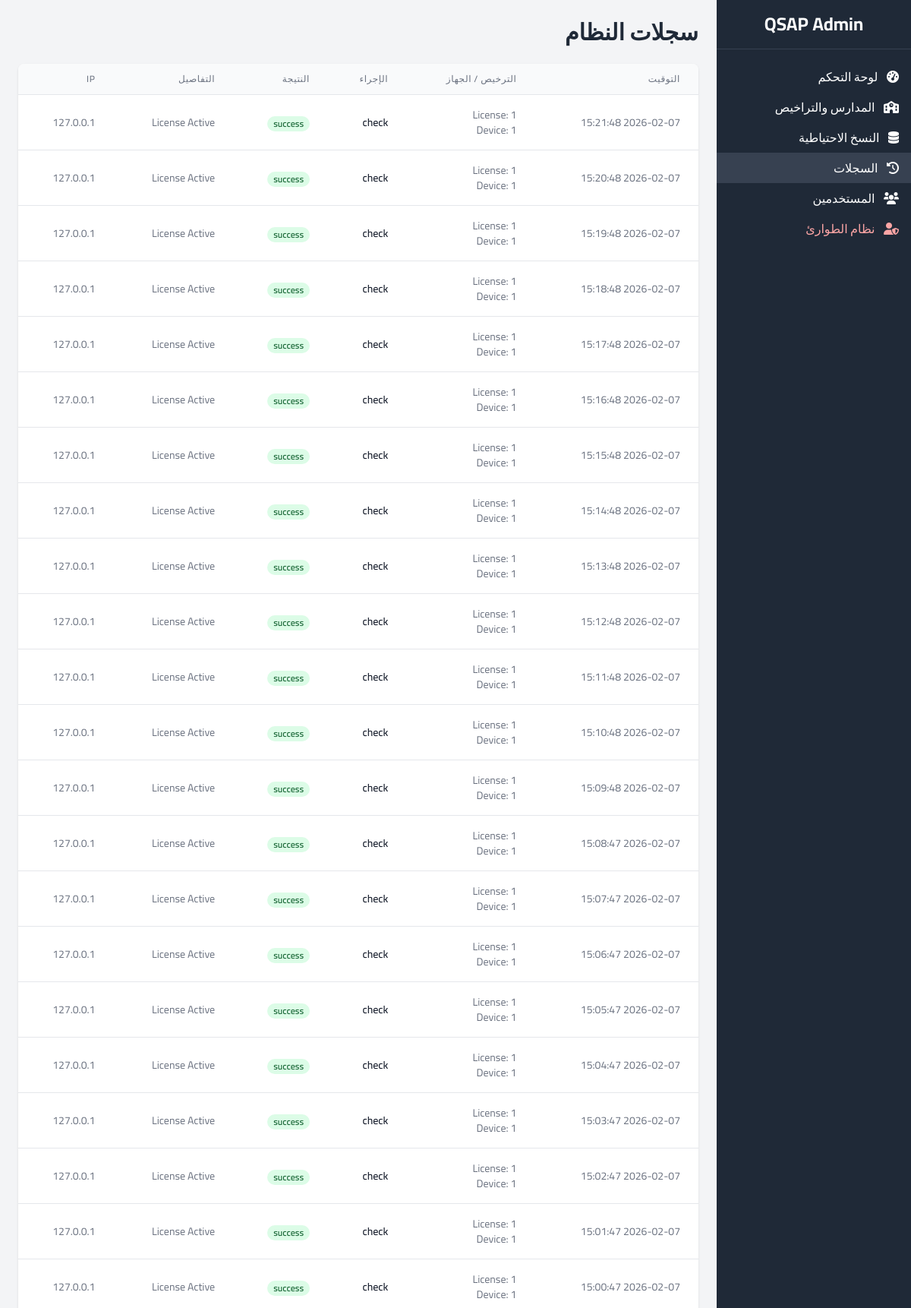
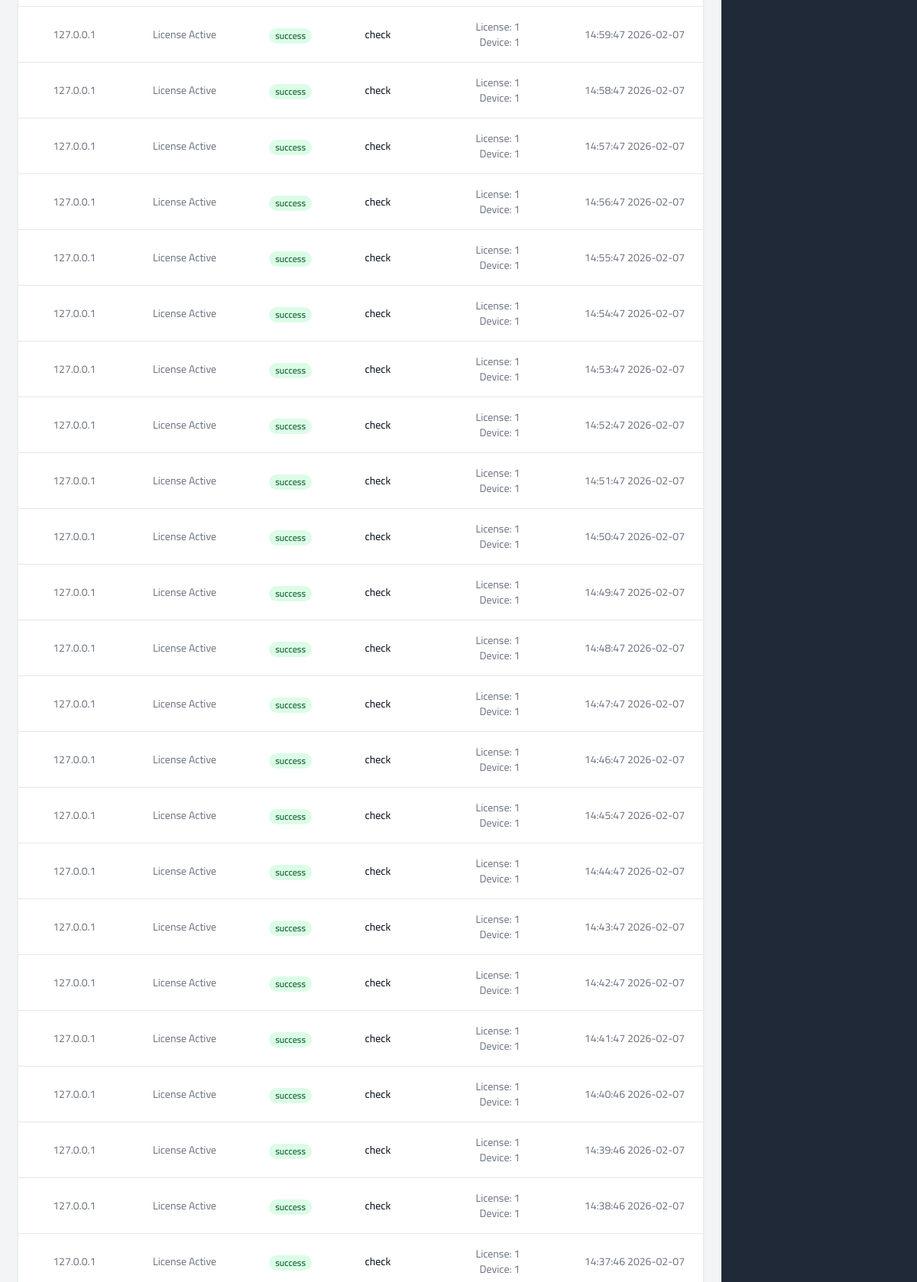
Page /admin/logs (signed in, upper part) on the committed database (2 pictures, top to bottom).
### models.py (models this page shows)
class SystemLog(db.Model):
    id = db.Column(db.Integer, primary_key=True)
    license_id = db.Column(db.Integer, db.ForeignKey('license.id'), nullable=True)
    device_id = db.Column(db.Integer, db.ForeignKey('device.id'), nullable=True)
    action = db.Column(db.String(50), nullable=False) # activate, check, backup_upload
    result = db.Column(db.String(20), nullable=False) # success, failed
    details = db.Column(db.Text)
    ip_address = db.Column(db.String(50))
    timestamp = db.Column(db.DateTime, default=datetime.utcnow)

### routes/admin.py (the view)
@admin_bp.route('/logs')
@login_required
def logs():
    page = request.args.get('page', 1, type=int)
    logs_pagination = SystemLog.query.order_by(SystemLog.timestamp.desc()).paginate(page=page, per_page=50)
    return render_template('admin/logs.html', logs=logs_pagination)

### models.py (called while the page is built)
@login_manager.user_loader
def load_user(user_id):
    return AdminUser.query.get(int(user_id))

    @property
    def is_active(self):
        return self.is_active_user

### templates/admin/logs.html (shortened to what this page needs)
{% extends 'admin/base.html' %}
{% block content %}
<h2 class="text-3xl font-bold mb-6 text-gray-800">سجلات النظام</h2>
<div class="bg-white rounded-lg shadow overflow-hidden">
    <div class="overflow-x-auto">
    <table class="min-w-full divide-y divide-gray-200">
        <thead class="bg-gray-50">
            <tr>
                <th class="px-6 py-3 text-right text-xs font-medium text-gray-500 uppercase tracking-wider">التوقيت</th>
                <th class="px-6 py-3 text-right text-xs font-medium text-gray-500 uppercase tracking-wider">الترخيص / الجهاز</th>
                <th class="px-6 py-3 text-right text-xs font-medium text-gray-500 uppercase tracking-wider">الإجراء</th>
                <th class="px-6 py-3 text-right text-xs font-medium text-gray-500 uppercase tracking-wider">النتيجة</th>
                <th class="px-6 py-3 text-right text-xs font-medium text-gray-500 uppercase tracking-wider">التفاصيل</th>
                <th class="px-6 py-3 text-right text-xs font-medium text-gray-500 uppercase tracking-wider">IP</th>
            </tr>
        </thead>
        <tbody class="bg-white divide-y divide-gray-200">
            {% for log in logs.items %}
            <tr>
                <td class="px-6 py-4 whitespace-nowrap text-sm text-gray-500">{{ log.timestamp.strftime('%Y-%m-%d %H:%M:%S') }}</td>
                <td class="px-6 py-4 whitespace-nowrap text-sm text-gray-500">
                    License: {{ log.license_id or '-' }}<br>
                    Device: {{ log.device_id or '-' }}
                </td>
                <td class="px-6 py-4 whitespace-nowrap text-sm font-medium text-gray-900">{{ log.action }}</td>
                <td class="px-6 py-4 whitespace-nowrap">
                    <span class="px-2 inline-flex text-xs leading-5 font-semibold rounded-full {{ 'bg-green-100 text-green-800' if log.result == 'success' else 'bg-red-100 text-red-800' }}">
                        {{ log.result }}
                    </span>
                </td>
                <td class="px-6 py-4 text-sm text-gray-500 truncate max-w-xs" title="{{ log.details }}">{{ log.details or '-' }}</td>
                <td class="px-6 py-4 whitespace-nowrap text-sm text-gray-500">{{ log.ip_address }}</td>
            </tr>
            {% endfor %}
        </tbody>
    </table>
    </div>
</div>
{% endblock %}

### templates/admin/base.html (style rules this page uses)
body { font-family: 'Cairo', sans-serif; }

### rows in the picture
SystemLog: timestamp "2026-02-07 15:21:48", license "1", device "1", action "check", result "success", details "License Active", ip_address "127.0.0.1"
SystemLog: timestamp "2026-02-07 15:20:48", license "1", device "1", action "check", result "success", details "License Active", ip_address "127.0.0.1"
SystemLog: timestamp "2026-02-07 15:19:48", license "1", device "1", action "check", result "success", details "License Active", ip_address "127.0.0.1"
SystemLog: timestamp "2026-02-07 15:18:48", license "1", device "1", action "check", result "success", details "License Active", ip_address "127.0.0.1"
SystemLog: timestamp "2026-02-07 15:17:48", license "1", device "1", action "check", result "success", details "License Active", ip_address "127.0.0.1"
SystemLog: timestamp "2026-02-07 15:16:48", license "1", device "1", action "check", result "success", details "License Active", ip_address "127.0.0.1"
SystemLog: timestamp "2026-02-07 15:15:48", license "1", device "1", action "check", result "success", details "License Active", ip_address "127.0.0.1"
SystemLog: timestamp "2026-02-07 15:14:48", license "1", device "1", action "check", result "success", details "License Active", ip_address "127.0.0.1"
SystemLog: timestamp "2026-02-07 15:13:48", license "1", device "1", action "check", result "success", details "License Active", ip_address "127.0.0.1"
SystemLog: timestamp "2026-02-07 15:12:48", license "1", device "1", action "check", result "success", details "License Active", ip_address "127.0.0.1"
SystemLog: timestamp "2026-02-07 15:11:48", license "1", device "1", action "check", result "success", details "License Active", ip_address "127.0.0.1"
SystemLog: timestamp "2026-02-07 15:10:48", license "1", device "1", action "check", result "success", details "License Active", ip_address "127.0.0.1"
SystemLog: timestamp "2026-02-07 15:09:48", license "1", device "1", action "check", result "success", details "License Active", ip_address "127.0.0.1"
SystemLog: timestamp "2026-02-07 15:08:47", license "1", device "1", action "check", result "success", details "License Active", ip_address "127.0.0.1"
SystemLog: timestamp "2026-02-07 15:07:47", license "1", device "1", action "check", result "success", details "License Active", ip_address "127.0.0.1"
SystemLog: timestamp "2026-02-07 15:06:47", license "1", device "1", action "check", result "success", details "License Active", ip_address "127.0.0.1"
SystemLog: timestamp "2026-02-07 15:05:47", license "1", device "1", action "check", result "success", details "License Active", ip_address "127.0.0.1"
SystemLog: timestamp "2026-02-07 15:04:47", license "1", device "1", action "check", result "success", details "License Active", ip_address "127.0.0.1"
SystemLog: timestamp "2026-02-07 15:03:47", license "1", device "1", action "check", result "success", details "License Active", ip_address "127.0.0.1"
SystemLog: timestamp "2026-02-07 15:02:47", license "1", device "1", action "check", result "success", details "License Active", ip_address "127.0.0.1"
SystemLog: timestamp "2026-02-07 15:01:47", license "1", device "1", action "check", result "success", details "License Active", ip_address "127.0.0.1"
SystemLog: timestamp "2026-02-07 15:00:47", license "1", device "1", action "check", result "success", details "License Active", ip_address "127.0.0.1"
SystemLog: timestamp "2026-02-07 14:59:47", license "1", device "1", action "check", result "success", details "License Active", ip_address "127.0.0.1"
SystemLog: timestamp "2026-02-07 14:58:47", license "1", device "1", action "check", result "success", details "License Active", ip_address "127.0.0.1"
SystemLog: timestamp "2026-02-07 14:57:47", license "1", device "1", action "check", result "success", details "License Active", ip_address "127.0.0.1"
SystemLog: timestamp "2026-02-07 14:56:47", license "1", device "1", action "check", result "success", details "License Active", ip_address "127.0.0.1"
SystemLog: timestamp "2026-02-07 14:55:47", license "1", device "1", action "check", result "success", details "License Active", ip_address "127.0.0.1"
SystemLog: timestamp "2026-02-07 14:54:47", license "1", device "1", action "check", result "success", details "License Active", ip_address "127.0.0.1"
SystemLog: timestamp "2026-02-07 14:53:47", license "1", device "1", action "check", result "success", details "License Active", ip_address "127.0.0.1"
SystemLog: timestamp "2026-02-07 14:52:47", license "1", device "1", action "check", result "success", details "License Active", ip_address "127.0.0.1"
SystemLog: timestamp "2026-02-07 14:51:47", license "1", device "1", action "check", result "success", details "License Active", ip_address "127.0.0.1"
SystemLog: timestamp "2026-02-07 14:50:47", license "1", device "1", action "check", result "success", details "License Active", ip_address "127.0.0.1"
SystemLog: timestamp "2026-02-07 14:49:47", license "1", device "1", action "check", result "success", details "License Active", ip_address "127.0.0.1"
SystemLog: timestamp "2026-02-07 14:48:47", license "1", device "1", action "check", result "success", details "License Active", ip_address "127.0.0.1"
SystemLog: timestamp "2026-02-07 14:47:47", license "1", device "1", action "check", result "success", details "License Active", ip_address "127.0.0.1"
SystemLog: timestamp "2026-02-07 14:46:47", license "1", device "1", action "check", result "success", details "License Active", ip_address "127.0.0.1"
SystemLog: timestamp "2026-02-07 14:45:47", license "1", device "1", action "check", result "success", details "License Active", ip_address "127.0.0.1"
SystemLog: timestamp "2026-02-07 14:44:47", license "1", device "1", action "check", result "success", details "License Active", ip_address "127.0.0.1"
SystemLog: timestamp "2026-02-07 14:43:47", license "1", device "1", action "check", result "success", details "License Active", ip_address "127.0.0.1"
SystemLog: timestamp "2026-02-07 14:42:47", license "1", device "1", action "check", result "success", details "License Active", ip_address "127.0.0.1"
SystemLog: timestamp "2026-02-07 14:41:47", license "1", device "1", action "check", result "success", details "License Active", ip_address "127.0.0.1"
SystemLog: timestamp "2026-02-07 14:40:46", license "1", device "1", action "check", result "success", details "License Active", ip_address "127.0.0.1"
SystemLog: timestamp "2026-02-07 14:39:46", license "1", device "1", action "check", result "success", details "License Active", ip_address "127.0.0.1"
SystemLog: timestamp "2026-02-07 14:38:46", license "1", device "1", action "check", result "success", details "License Active", ip_address "127.0.0.1"
SystemLog: timestamp "2026-02-07 14:37:46", license "1", device "1", action "check", result "success", details "License Active", ip_address "127.0.0.1"
